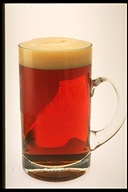
%> input picture MachineLearning/SpectralClustering/S_beer.jpeg, 128 x 192 px, given in place of eifel.jpg, which was not available
$ octave testZoom.m   (GNU Octave 9; MATLAB toolbox functions it lacks are replaced by stand-ins)
%> lines starting %> are read from the running program, lines starting %| are printed output that depends on the picture; pictures that were not available may be replaced by others from this repository, and a replacement may not be noted
%> further down, input is the input picture: size 192x128x3 uint8; mean R, G, B 197.7, 150.4, 130.8
### ComputerVisionCSCI/ZoomImageCenter.m
function [zoomim] = ZoomImageCenter(image,scale)
%> called with scale = [2 1.5]
%will scale the image by the x and y parameters in scale
%then filters the scaled image
%then crops back the scaled image to be the same size as the orginal
%just zoomed into the center

    %input image size
    [RR,CC,depth] =size(image);
%> RR = 192; CC = 128; depth = 3

    %new scale
    newcols = round(scale(1)*CC)
%> newcols = 256
    newrows = round(scale(2)*RR)
%> newrows = 288
    zoomim = zeros(newrows, newcols, depth, class(image));

    %loop through all pixels in new picture
    for cc = 1:newcols
       for rr = 1:newrows
           %figure where this pixel is coming from in old picture
            oldcoordc = round(cc/scale(1));
            oldcoordr = round(rr/scale(2));
            %just in case we go outside
            if(oldcoordc < 1)
                oldcoordc = 1;
            elseif(oldcoordc > CC)
                oldcoordc = CC;
            end
            if(oldcoordr < 1)
                oldcoordr = 1;
            elseif(oldcoordr > RR)
                oldcoordr = RR;
            end

            %stash old pixels via interpolation
            zoomim(rr,cc,:) = image(oldcoordr,oldcoordc,:);
       end
    end
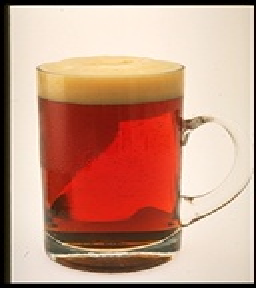
%> zoomim: size 288x256x3 uint8; mean R, G, B 197.7, 150.4, 130.8

    %anti-aliasing filter
    for dd = 1:depth;
        tempim = zoomim(:,:,dd);
        tempsmooth = medfilt2(tempim);
        zoomim(:,:,dd) = tempsmooth;
    end
%> this loop made 3 passes
%> pass 1, in ZoomImageCenter, `tempim = zoomim(:,:,dd);`:
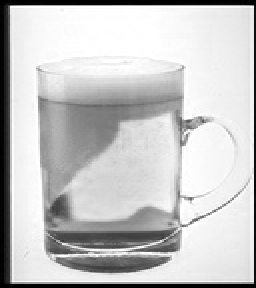
%> tempim: size 288x256 uint8; min 0, max 255, mean 197.7
%> pass 2, in ZoomImageCenter, `tempim = zoomim(:,:,dd);`:
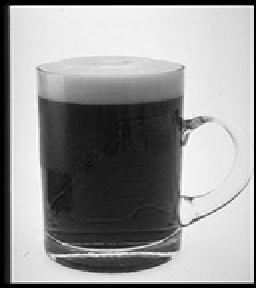
%> tempim: size 288x256 uint8; min 0, max 254, mean 150.4

    %now crop back to original size
    centercol = round(newcols / 2)
%> centercol = 128
    centerrow = round(newrows / 2)
%> centerrow = 144
    if(newcols >= CC)
        halfcol = round(CC /2);
%> halfcol = 64
    else
        halfcol = round(newcols /2);
    end
    if(newrows >= RR)
        halfrow = round(RR /2);
%> halfrow = 96
    else
        halfrow = round(newrows /2);
    end
    %figure out our new top left
    newtopleft = [centerrow-halfrow, centercol-halfcol];
%> newtopleft = [48 64]
    if(newtopleft(1) < 1)
        newtopleft(1) = 1;
    end
    if(newtopleft(2) < 1)
        newtopleft(2) = 1;
    end
    %make it exatcly the same size
    newidxrow = [ newtopleft(1):(newtopleft(1) + RR - 1) ];
%> newidxrow = 192 values from 48 to 239
    newidxcol = [ newtopleft(2):(newtopleft(2) + CC - 1) ];
%> newidxcol = 128 values from 64 to 191

    %only keep the orginal image size in the center of scaled image
    zoomim = zoomim( newidxrow, newidxcol, :);
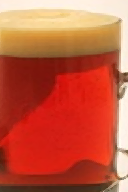
%> zoomim: size 192x128x3 uint8; mean R, G, B 194.8, 90.1, 63.6


end

### ComputerVisionCSCI/testZoom.m
input = imread('eifel.jpg');

figure, imshow(input)

scale = [2,1.5];
zoomim = ZoomImageCenter(input,scale);


figure, imshow(zoomim)
